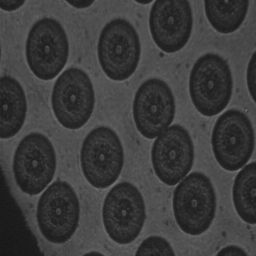
#> input picture images/sic.png, 256 x 256 px
$ jupyter execute --allow-errors 'Taller 5 - Punto 4.ipynb'
#> lines starting #> are read from the running program, lines starting #| are printed output that depends on the picture; after the words box and inside, x2 and y2 are one past the last pixel; in counts of white or black regions, pixels touching at a corner belong together
# Taller 5 - Morfología matemática

# Punto 4 - Etiquetado de objetos

**Integrantes - Grupo 9**

Santiago Tinjacá Roncancio

### 4.0 Inicialización

[cell 1]
import cv2
import matplotlib.pyplot as plt
import numpy as np
from skimage.morphology import dilation, erosion, opening, closing, rectangle
from scipy.ndimage import morphological_gradient
from skimage.filters import sobel_h, sobel_v, sobel
from skimage import exposure
from skimage.measure import label

### 4.1 Cargado y visualización de la imagen

[cell 2]
ruta_sic = './images/sic.png'
img_sic = cv2.imread(ruta_sic, cv2.IMREAD_GRAYSCALE)
#> img_sic is the input picture: shape (256, 256); min 23, max 118, mean 60.4

fig, ax = plt.subplots(figsize=(10,5))
ax.imshow(img_sic, cmap='gray', vmin=0, vmax=255)
ax.set_title('Imagen sic')
ax.axis('off')
plt.show()

### 4.2 Umbralizado de la imagen para ceparar las celulas del fondo.

[cell 3]
img_morpho_bin = cv2.threshold(img_sic, 55, 255, cv2.THRESH_BINARY)[1]
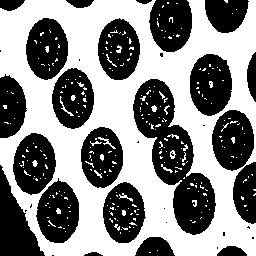
#> img_morpho_bin: shape (256, 256); 52.3% white; 38 black regions (16 under 20 px), largest, box (x1, y1, x2, y2) and area: (133, 79, 216, 235) 5378, (0, 165, 45, 256) 2009, (190, 54, 232, 116) 2001
img_morpho_bin = cv2.bitwise_not(img_morpho_bin)

fig, ax = plt.subplots(figsize=(10,5))
ax.imshow(img_morpho_bin, cmap='gray', vmin=0, vmax=255)
ax.set_title('Imagen sic')
ax.axis('off')
plt.show()

### 4.3 Dilataciones para rellenar los huecos de las celulas usando una mascara en cruz 3x3.

[cell 4]
def create_cross_mask(size):
    mask = np.full((size, size), np.nan)
    center = size // 2
    mask[center, :] = 1
    mask[:, center] = 1
    return mask

cross_mask = create_cross_mask(3)
dilated_image = img_morpho_bin
for i in range(2):
    dilated_image = dilation(dilated_image, footprint=cross_mask)
#> this loop made 2 passes
#> pass 1, `dilated_image = dilation(dilated_image, footprint=cross_mask)`:
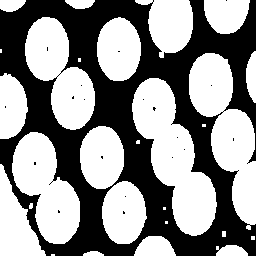
#> dilated_image: shape (256, 256); 55.7% white; 20 black regions (19 under 20 px), largest, box (x1, y1, x2, y2) and area: (0, 0, 256, 256) 28963
#> pass 2, `dilated_image = dilation(dilated_image, footprint=cross_mask)`:
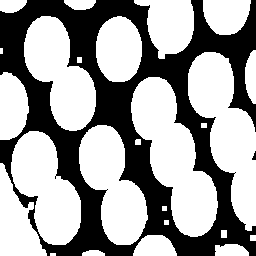
#> dilated_image: shape (256, 256); 61.3% white; 2 black regions, box (x1, y1, x2, y2) and area: (0, 0, 256, 256) 25339, (252, 151, 256, 160) 22

fig, ax = plt.subplots(figsize=(10,5))
ax.imshow(dilated_image, cmap='gray', vmin=0, vmax=255)
ax.set_title('Imagen dilatada')
ax.axis('off')
plt.show()

### 4.4 Cambio de mascaras, remplazando por mascaras lineales

[cell 5]
mask_dd = np.full((3, 3), np.nan)
mask_dd[0,2] = 1
mask_dd[1,1] = 1
mask_dd[2,0] = 1

mask_di = np.full((3, 3), np.nan)
mask_di[0,0] = 1
mask_di[1,1] = 1
mask_di[2,2] = 1

erosion_img = dilated_image
#> (the rest of this cell did not finish here and is left out)

### Etiquetado y visualización del resultado

[cell 6]
connected_components = label(erosion_img, background=0, connectivity=2)
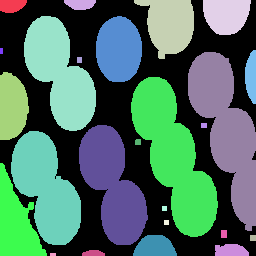
#> connected_components: shape (256, 256) int64; 26 distinct labels, from 0 to 25; one colour per label, 0 black

unique_values = np.unique(connected_components)  # Obtiene los valores únicos
#> unique_values = 26 values from 0 to 25
num_unique = len(unique_values) - 2  # Resta 2 para no contar el fondo y el objeto
#> num_unique = 24

fig, ax = plt.subplots(figsize=(10, 5))
ax.imshow(connected_components)
ax.set_title(f'Componentes conectados: {num_unique}')
ax.axis('off')
plt.show()

$ run again, with images/angio.png copied over images/sic.png
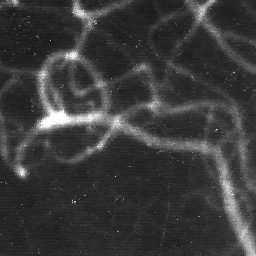
#> input picture images/angio.png, 256 x 256 px
#> img_sic is the input picture: shape (256, 256); min 20, max 255, mean 58.9
#> `img_morpho_bin = cv2.threshold(img_sic, 55, 255, cv2.THRESH_BINARY)[1]`:
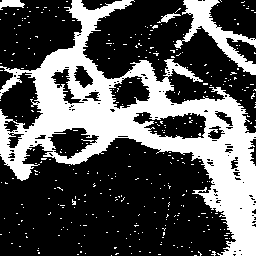
#> img_morpho_bin: shape (256, 256); 33.1% white; 362 white regions (358 under 20 px), largest, box (x1, y1, x2, y2) and area: (0, 0, 256, 256) 18881, (174, 0, 256, 75) 1706, (0, 0, 25, 10) 159, (157, 13, 181, 23) 89
#> `connected_components = label(erosion_img, background=0, connectivity=2)`:
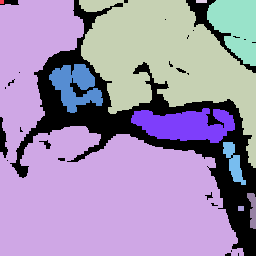
#> connected_components: shape (256, 256) int64; 11 distinct labels, from 0 to 10; one colour per label, 0 black
#> unique_values = [0, 1, 2, 3, 4, 5, 6, 7, 8, 9, 10]
#> num_unique = 9

$ run again, with images/meb.png copied over images/sic.png
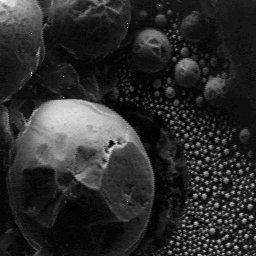
#> input picture images/meb.png, 256 x 256 px
#> img_sic is the input picture: shape (256, 256); min 0, max 255, mean 44.3
#> `img_morpho_bin = cv2.threshold(img_sic, 55, 255, cv2.THRESH_BINARY)[1]`:
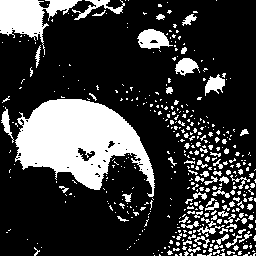
#> img_morpho_bin: shape (256, 256); 23.5% white; 445 white regions (372 under 20 px), largest, box (x1, y1, x2, y2) and area: (15, 99, 155, 197) 7684, (0, 0, 82, 55) 1844, (137, 29, 173, 49) 453
#> `connected_components = label(erosion_img, background=0, connectivity=2)`:
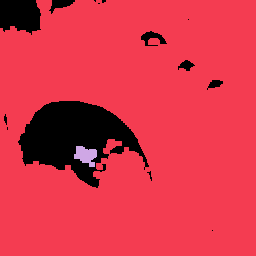
#> connected_components: shape (256, 256) int64; 3 distinct labels, from 0 to 2; one colour per label, 0 black
#> unique_values = [0, 1, 2]
#> num_unique = 1
